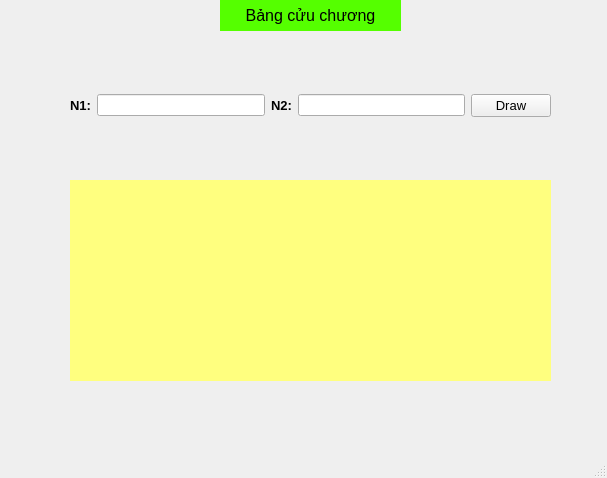
<?xml version="1.0" encoding="UTF-8"?>
<ui version="4.0">
 <class>MainWindow</class>
 <widget class="QMainWindow" name="MainWindow">
  <property name="geometry">
   <rect>
    <x>0</x>
    <y>0</y>
    <width>607</width>
    <height>478</height>
   </rect>
  </property>
  <property name="windowTitle">
   <string>MainWindow</string>
  </property>
  <widget class="QWidget" name="centralwidget">
   <widget class="QLabel" name="label">
    <property name="geometry">
     <rect>
      <x>220</x>
      <y>0</y>
      <width>181</width>
      <height>31</height>
     </rect>
    </property>
    <property name="styleSheet">
     <string notr="true">background-color: rgb(85, 255, 0);</string>
    </property>
    <property name="text">
     <string>&lt;html&gt;&lt;head/&gt;&lt;body&gt;&lt;p align=&quot;center&quot;&gt;&lt;span style=&quot; font-size:12pt;&quot;&gt;Bảng cửu chương&lt;/span&gt;&lt;/p&gt;&lt;/body&gt;&lt;/html&gt;</string>
    </property>
   </widget>
   <widget class="QWidget" name="horizontalLayoutWidget">
    <property name="geometry">
     <rect>
      <x>70</x>
      <y>30</y>
      <width>481</width>
      <height>151</height>
     </rect>
    </property>
    <layout class="QHBoxLayout" name="horizontalLayout">
     <item>
      <widget class="QLabel" name="label_3">
       <property name="text">
        <string>&lt;html&gt;&lt;head/&gt;&lt;body&gt;&lt;p&gt;&lt;span style=&quot; font-size:10pt; font-weight:600;&quot;&gt;N1:&lt;/span&gt;&lt;/p&gt;&lt;/body&gt;&lt;/html&gt;</string>
       </property>
      </widget>
     </item>
     <item>
      <widget class="QLineEdit" name="lineEdit_N1"/>
     </item>
     <item>
      <widget class="QLabel" name="label_2">
       <property name="text">
        <string>&lt;html&gt;&lt;head/&gt;&lt;body&gt;&lt;p&gt;&lt;span style=&quot; font-size:10pt; font-weight:600;&quot;&gt;N2:&lt;/span&gt;&lt;/p&gt;&lt;/body&gt;&lt;/html&gt;</string>
       </property>
      </widget>
     </item>
     <item>
      <widget class="QLineEdit" name="lineEdit_N2"/>
     </item>
     <item>
      <widget class="QPushButton" name="pushButton_DrawTable">
       <property name="font">
        <font>
         <pointsize>10</pointsize>
        </font>
       </property>
       <property name="text">
        <string>Draw</string>
       </property>
      </widget>
     </item>
    </layout>
   </widget>
   <widget class="QLabel" name="label_4">
    <property name="geometry">
     <rect>
      <x>20</x>
      <y>420</y>
      <width>479</width>
      <height>199</height>
     </rect>
    </property>
    <property name="text">
     <string>&lt;html&gt;&lt;head/&gt;&lt;body&gt;&lt;p&gt;&lt;span style=&quot; font-size:10pt; font-weight:600;&quot;&gt;N1:&lt;/span&gt;&lt;/p&gt;&lt;/body&gt;&lt;/html&gt;</string>
    </property>
   </widget>
   <widget class="QWidget" name="horizontalLayoutWidget_2">
    <property name="geometry">
     <rect>
      <x>70</x>
      <y>180</y>
      <width>481</width>
      <height>201</height>
     </rect>
    </property>
    <layout class="QHBoxLayout" name="horizontalLayout_2">
     <item>
      <widget class="QLabel" name="Result">
       <property name="styleSheet">
        <string notr="true">background-color: rgb(255, 255, 127);</string>
       </property>
       <property name="text">
        <string/>
       </property>
      </widget>
     </item>
    </layout>
   </widget>
  </widget>
  <widget class="QMenuBar" name="menubar">
   <property name="geometry">
    <rect>
     <x>0</x>
     <y>0</y>
     <width>607</width>
     <height>26</height>
    </rect>
   </property>
  </widget>
  <widget class="QStatusBar" name="statusbar"/>
 </widget>
 <resources/>
 <connections/>
</ui>
